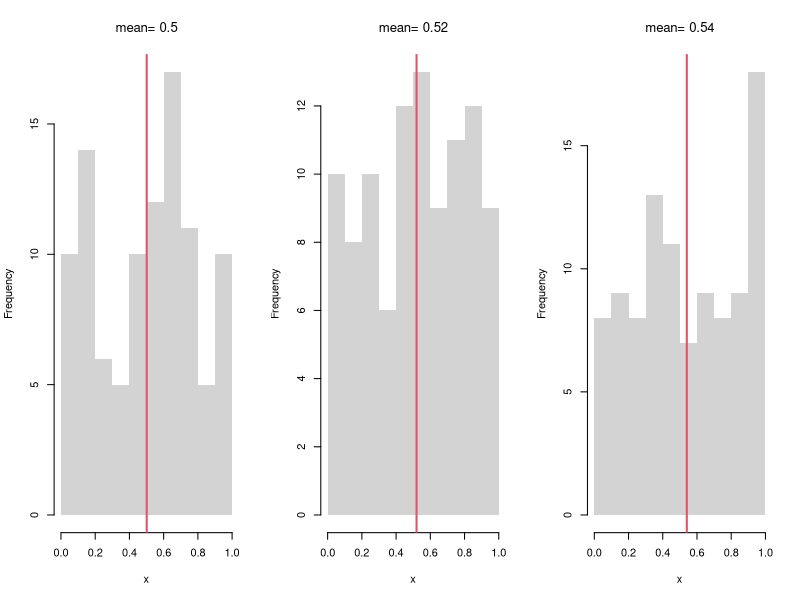
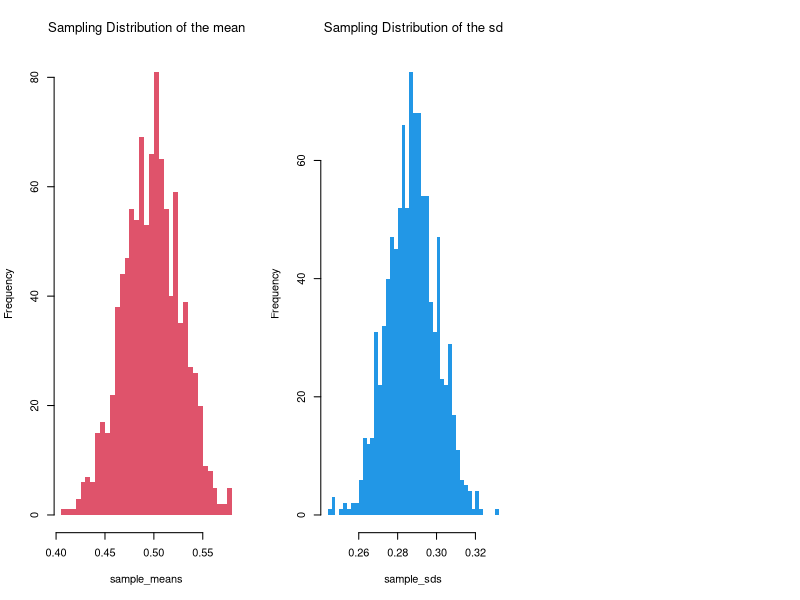
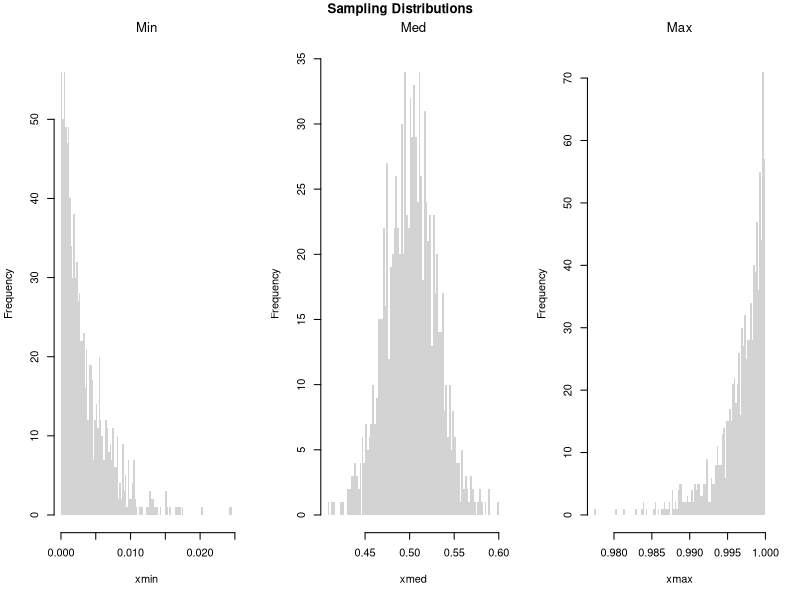
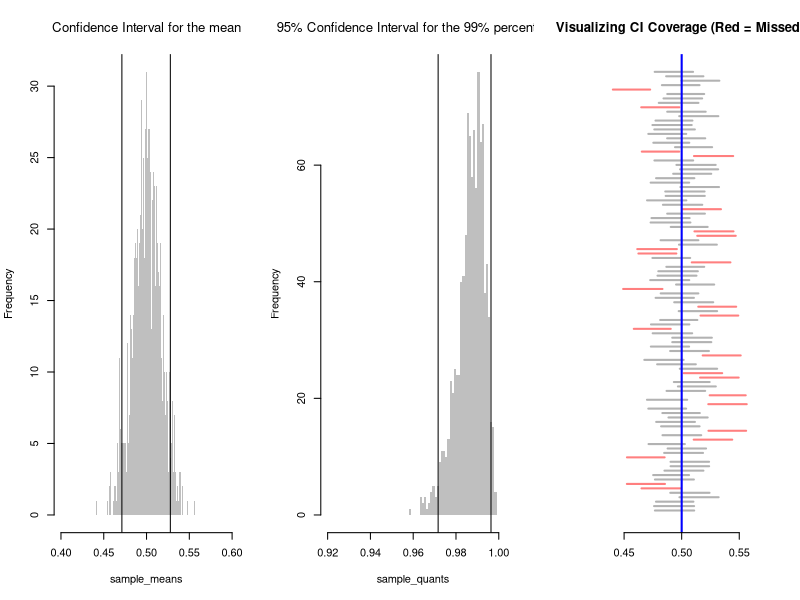
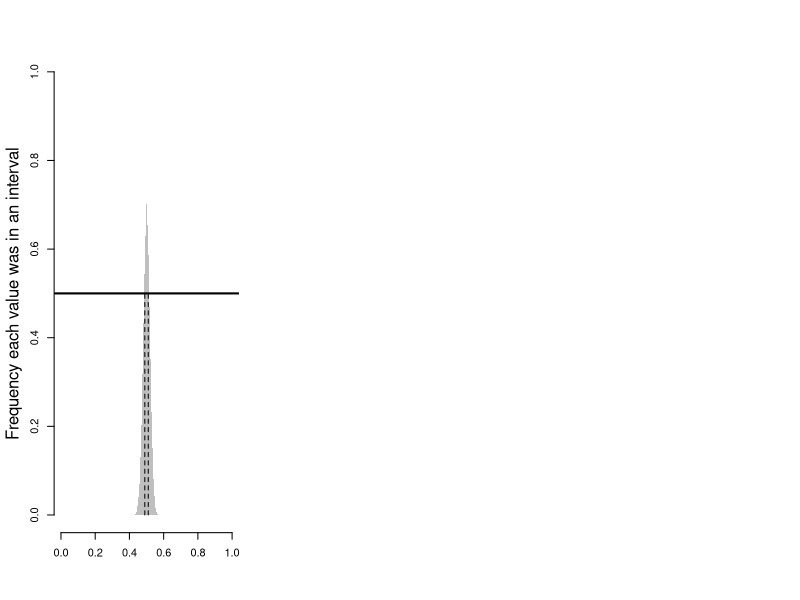
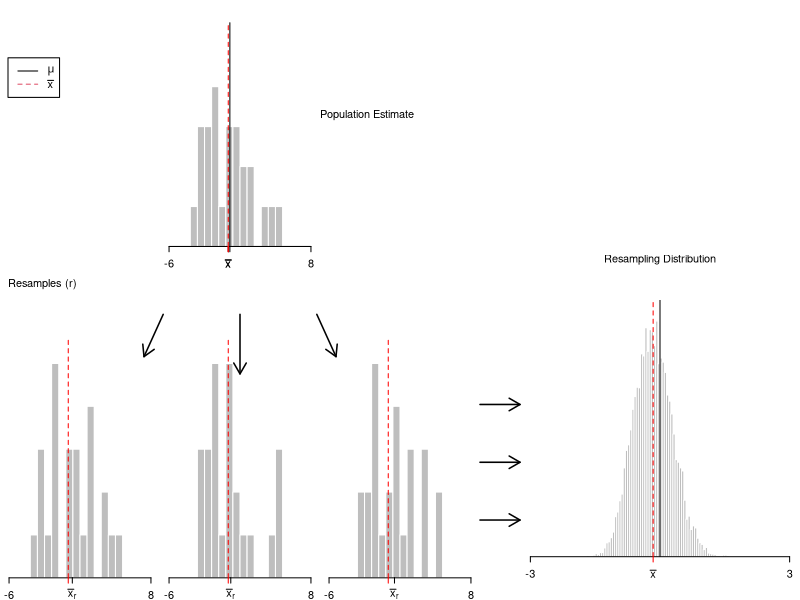
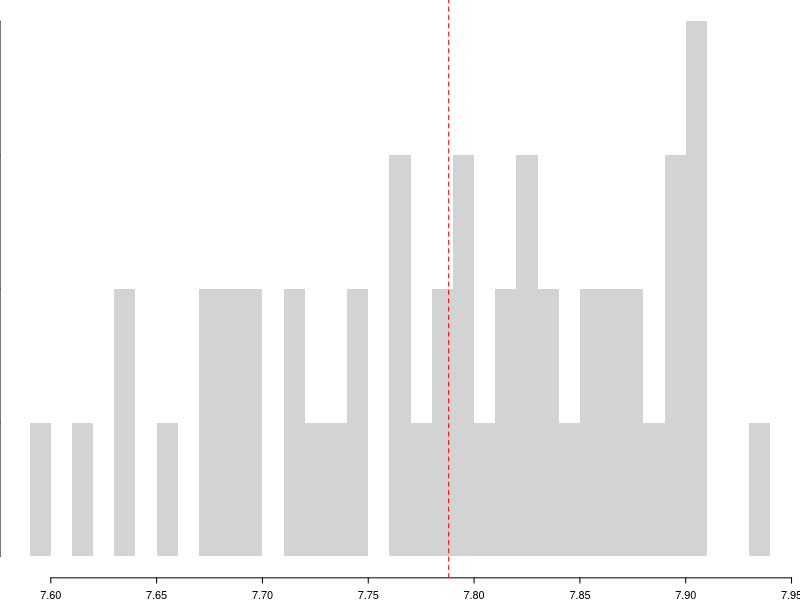
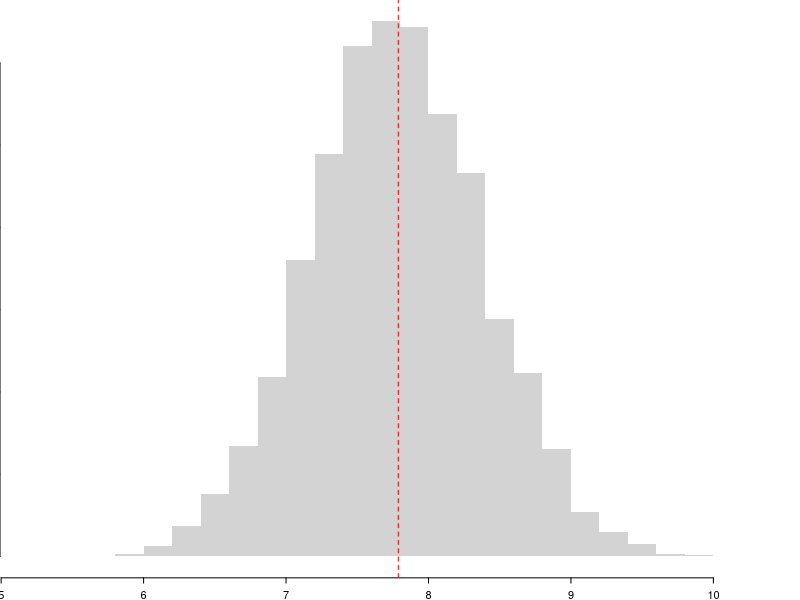

These figures' R source, in order:
## ---- chunk 1
# Three Sample Example
par(mfrow=c(1,3))
for(i in 1:3){
    x <- runif(100) 
    m <-  mean(x)
    hist(x,
        breaks=seq(0,1,by=.1), #for comparability
        main=NA, border=NA)
    abline(v=m, col=2, lwd=2)
    title(paste0('mean= ', round(m,2)),  font.main=1)
}
## ---- chunk 2
sample_means <- sapply(1:1000, function(i){
    m <- mean(runif(100))
    return(m)
})
hist(sample_means, breaks=50, border=NA,
    col=2, font.main=1,
    main='Sampling Distribution of the mean')
## ---- chunk 3
three_sds <- c(  sd(runif(100)),  sd(runif(100)),  sd(runif(100))  )
three_sds

sample_sds <- sapply(1:1000, function(i){
    s <- sd(runif(100))
    return(s)
})
hist(sample_sds, breaks=50, border=NA,
    col=4, font.main=1,
    main='Sampling Distribution of the sd')
## ---- chunk 4
# Create 300 samples, each with 1000 random uniform variables
x <- sapply(1:300, function(i) runif(1000) )
# Each row is a new sample
length(x[1,])

# Median looks normal, Maximum and Minumum do not!
xmin <- apply(x,1,quantile, probs=0)
xmed <- apply(x,1,quantile, probs=.5)
xmax <- apply(x,1,quantile, probs=1)
par(mfrow=c(1,3))
hist(xmin, breaks=100, border=NA, main='Min', font.main=1)
hist(xmed, breaks=100, border=NA, main='Med', font.main=1)
hist(xmax, breaks=100, border=NA, main='Max', font.main=1)
title('Sampling Distributions', outer=T, line=-1)
## ---- chunk 5
# To explore, try any function!
fun_of_rv <- function(f, n=100){
  x <- runif(n)
  y <- f(x)
  return(y)
}

fun_of_rv( f=mean )

fun_of_rv( f=function(i){ diff(range(exp(i))) } )
## ---- chunk 6
sample_means <- apply(x,1,mean)
# standard error
sd(sample_means)
## ---- chunk 7
# Middle 90%
mq <- quantile(sample_means, probs=c(.05,.95))
paste0('we are 90% confident that the mean is between ', 
    round(mq[1],2), ' and ', round(mq[2],2) )

bks <- seq(.4,.6,by=.001)
hist(sample_means, breaks=bks, border=NA,
    col=rgb(0,0,0,.25), font.main=1,
    main='Confidence Interval for the mean')
abline(v=mq)
## ---- chunk 8
## Upper Percentile
sample_quants <- apply(x,1,quantile, probs=.99)

# Middle 95% of estimates
mq <- quantile(sample_quants, probs=c(.025,.975))
paste0('we are 95% confident that the upper percentile is between ', 
    round(mq[1],2), ' and ', round(mq[2],2) )

bks <- seq(.92,1,by=.001)
hist(sample_quants, breaks=bks, border=NA,
    col=rgb(0,0,0,.25), font.main=1,
    main='95% Confidence Interval for the 99% percentile')
abline(v=mq)
## ---- chunk 9
# Theoretically: [-1 sd, +1 sd] has 2/3 coverage

# Confidence Interval for each sample
xq <- apply(x,1, function(r){ #theoretical se's 
    mean(r) + c(-1,1)*sd(r)/sqrt(length(r))
})
# First 4 interval estimates
xq[,1:4]

# Explicit calculation
mu_true <- 0.5
# Logical vector: whether the true mean is in each CI
covered <- mu_true >= xq[1, ] & mu_true <= xq[2, ]
# Empirical coverage rate
coverage_rate <- mean(covered)
cat(sprintf("Estimated coverage probability: %.2f%%\n", 100 * coverage_rate))
## ---- chunk 10
# Visualize first N confidence intervals
N <- 100
plot.new()
plot.window(xlim = range(xq), ylim = c(0, N))
for (i in 1:N) {
  col_i <- if (covered[i]) rgb(0, 0, 0, 0.3) else rgb(1, 0, 0, 0.5)
  segments(xq[1, i], i, xq[2, i], i, col = col_i, lwd = 2)
}
abline(v = mu_true, col = "blue", lwd = 2)
axis(1)
title("Visualizing CI Coverage (Red = Missed)")
## ---- chunk 11
# Frequency each point was in an interval
bks <- seq(0,1,by=.01)
xcovr <- sapply(bks, function(b){
    bl <- b >= xq[1,]
    bu <- b <= xq[2,]
    mean( bl & bu )
})
# 50\% Coverage
c_ul <- range(bks[xcovr>=.5])
c_ul # 50% confidence interval

plot.new()
plot.window(xlim=c(0,1), ylim=c(0,1))
polygon( c(bks, rev(bks)), c(xcovr, xcovr*0), col=grey(.5,.5), border=NA)
mtext('Frequency each value was in an interval',2, line=2.5)
axis(1)
axis(2)
abline(h=.5, lwd=2)
segments(c_ul,0,c_ul,.5, lty=2)
## ---- chunk 12
sample_dat <- USArrests$Murder
mean(sample_dat)
## ---- chunk 13
# Generate Nonormal Data 
# Modified from Hesterberg (2015)

# Population is 50% N(-2, 1) and 50% N(2, 4)
populationMean <- c(-2, 2)
populationVar <- c(1, 4)

# Generate samples from population
rPopulation <- function(n){
  # Which distribution is each observation coming from
  di <- sample(1:2, size=n, replace=TRUE, prob=c(.5,.5))
  rnorm(n, mean=populationMean[di], sd=sqrt(populationVar)[di])
}

# Compute Sample Mean
n <- 25
set.seed(2)
sample_dat <- rPopulation(n)
sample_mean <- mean(sample_dat)
## ---- chunk 14
# Plot Bootstrap Mean
# Modified from Hesterberg (2015)

#### Some parameters for figure layout.
divideX <- c(.6, .65)
divideY <- c(0, .32, .33, .65, .70, 1)
useFraction <- .9
Fraction2 <- 0:1 + c(1, -1) * (1-useFraction)/2
rescaleY <- function(x) (x-.33)/.67
divideY3 <- (c(NA, NA, .33, .65, .70, 1) - .33)/.67

PlotSample <- function(data,
    lineMu=TRUE,
    star=FALSE,
    lineM=NULL,
    col="gray"){
  # lineMu: logical, add a vertical line at mu
  # star:  logical, label with xbar* instead of xbar
  # lineM: NULL or numeric; add a vertical line there

  hist(data, breaks=seq(-6, 8, length=21), col=col,
       probability=TRUE, axes=FALSE, new=FALSE, border=0,
       xlab="", xlim=c(-6, 8), ylim=c(0, .351),
       xaxs="i", yaxs="i", main="")
  axis(side=1, at=c(-6, 8))
  axis(side=1, at=mean(data),
       if(star) expression(bar(x)[r]) else expression(bar(x)))
  if(lineMu) {
    segments(mean(populationMean), y0=0, y1=.32)
    axis(side=1, at=mean(populationMean), "")
  }
  if(length(lineM)) {
    segments(lineM, y0=0, y1=.32, col="red", lty=2)
    axis(side=1, at=lineM, "", col="red")
  }
  invisible(NULL)
}

### Plot sample (as substitute for population)
par(fig=c(divideX[1] * (1/3 + 1/3 * Fraction2), divideY3[5:6]),
    mar=.1 + c(2, 0, 0, 0), mex=.8)
PlotSample(sample_dat, lineM=sample_mean)
axis(1, sample_mean, expression(bar(x)), col="red")

### Bootstrap samples
set.seed(2)  ## Cherry Pick Some Good Ones
B <- lapply(1:20, function(i) sample(sample_dat, replace=T))
temp <- lapply(B, hist, breaks=seq(-6, 8, length=21), plot=F)
Bii <- which(sapply(temp, function(x) max(x$counts)) <= 5)
## Plot the Cherries
par(fig=c(divideX[1] * (0/3 + 1/3*Fraction2), divideY3[3:4]), new=T)
PlotSample(B[[Bii[1]]], sample_mean, lineMu=F, star=T)
par(fig=c(divideX[1] * (1/3 + 1/3*Fraction2), divideY3[3:4]), new=T)
PlotSample(B[[Bii[3]]], sample_mean, lineMu=F, star=T)
par(fig=c(divideX[1] * (2/3 + 1/3*Fraction2), divideY3[3:4]), new=T)
PlotSample(B[[Bii[2]]], sample_mean, lineMu=F, star=T)

### Bootstrap Distribution
par(fig=c(divideX[2], 1, 0, .5), new=T)
par(mar=c(4.1, 0, 0, 0))
set.seed(2)
Bmeans <- sapply(1:10^4, function(i) {
    dat_b <- sample(sample_dat, replace=T) # c.f. jackknife
    mean(dat_b)
})
hist(Bmeans, xlim=c(-3, 3), ylim=c(0, 1), breaks=61, border=0,
     axes=F, col="gray", probability=T, main="", yaxs="i",
     xlab="", ylab="")
abline(v=sample_mean, col="red", lty=2)
abline(v=mean(populationMean))
axis(1, c(-3, 3))
axis(1, at=sample_mean, expression(bar(x)), col="red")
#axis(3, at=mean(populationMean), expression(mu))

### Arrows
par(mar=c(2.1, 0, 0, 0))
par(fig=c(0, 1, 0, 1), usr=c(0, 1, 0, 1))
arrows(lwd=1.5, length=.125,
       x0=divideX[1] * (.29 + .42 * ppoints(5)[c(1,3,5)]),
       x1=divideX[1] * seq(.3, .7, length=3),
       y0=rescaleY(divideY[4:5] %*% c(.2, .77)) - .05,
       y1=rescaleY(divideY[4] - c(.6, 1, .6)*(divideY[5]-divideY[4])) - .05)
arrows(divideX[1], c(.1, .2, .3), length=.125, divideX[2], lwd=1.5)

### Text
text(.4, .8, adj=0, 'Population Estimate')
text((divideX[2]+1)/2, .55, adj=.5, 'Resampling Distribution')
text(0.01, divideY3[4]+.03, adj=0, "Resamples (r)")
legend(.01, .9, lty=1:2, col=1:2, legend=expression(mu, bar(x)))
## ---- chunk 15
sample_dat <- USArrests$Murder
sample_mean <- mean(sample_dat)

# Jackknife Estimates
n <- length(sample_dat)
Jmeans <- sapply(1:n, function(i){
    dati <- sample_dat[-i]
    mean(dati)
})
hist(Jmeans, breaks=25, border=NA,
    main='', xlab=expression(bar(X)[-i]))
abline(v=sample_mean, col='red', lty=2)
## ---- chunk 16
# Bootstrap estimates
set.seed(2)
Bmeans <- sapply(1:10^4, function(i) {
    dat_b <- sample(sample_dat, replace=T) # c.f. jackknife
    mean(dat_b)
})

hist(Bmeans, breaks=25, border=NA,
    main='', xlab=expression(bar(X)[b]))
abline(v=sample_mean, col='red', lty=2)
## ---- chunk 17
# Boot CI
boot_ci <- quantile(Bmeans, probs=c(.025, .975))
boot_ci

# Jack CI
jack_ci <- quantile(Jmeans, probs=c(.025, .975))
jack_ci

# more conservative estimate
ci_est <- boot_ci
## ---- chunk 18
boot_se <- sd(Bmeans)

sample_sd <- sd(sample_dat)

c(boot_se, sample_sd/sqrt(n))
## ---- chunk 19
Nseq <- seq(1,100, by=1) # Sample sizes
B <- 1000 # Number of draws per sample

SE <- sapply(Nseq, function(n){
    sample_statistics <- sapply(1:B, function(b){
        x <- rnorm(n) # Sample of size N
        quantile(x,probs=.4) # Statistic
    })
    sd(sample_statistics)
})

par(mfrow=c(1,2))
plot(Nseq, SE, pch=16, col=grey(0,.5),
    main='Absolute Gain', font.main=1,
    ylab='standard error', xlab='sample size')
plot(Nseq[-1], abs(diff(SE)), pch=16, col=grey(0,.5),
    main='Marginal Gain', font.main=1,
    ylab='decrease in standard error', xlab='sample size')
